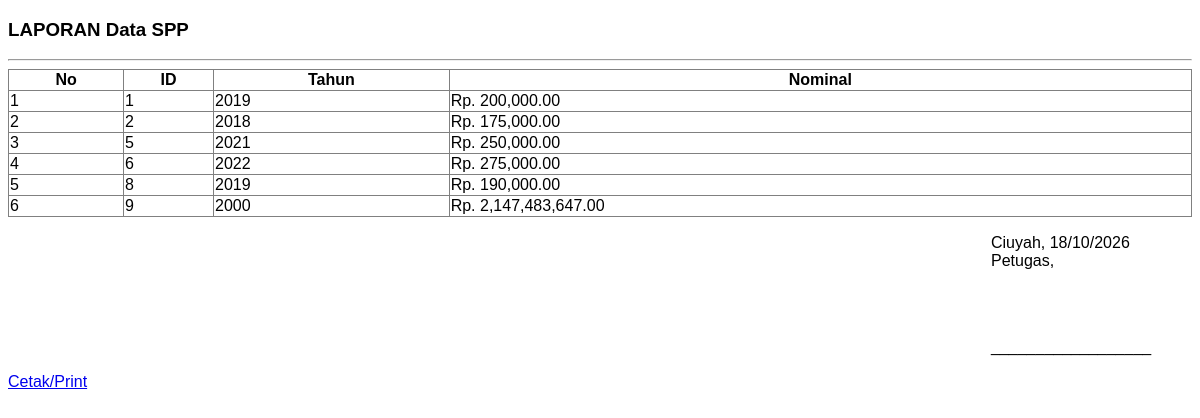
The page /app/admin/laporan_data_spp.php (signed in) on the database its author committed.
### tables this page shows
CREATE TABLE `tb_spp` (
  `id_spp` int(11) NOT NULL,
  `tahun` int(11) NOT NULL,
  `nominal` int(11) NOT NULL
);

### app/admin/laporan_data_spp.php (the view, shortened to what this page needs)
<?php
if (isset($_SESSION['login'])) {
    include "../inc/koneksi.php";
    ?>
    <!DOCTYPE html>
    <html lang="en">
    <head>
    </head>
    <body>
        <h3>LAPORAN Data SPP</h3>
        <hr>
        <table width="100%" border="1" cellspacing="0" cellpading="4">
            <tr>
                <th>No</th>
                <th>ID</th>
                <th>Tahun</th>
                <th>Nominal</th>
            </tr>
            <?php
                $sqlSPP = mysqli_query($konek, "SELECT * FROM tb_spp ORDER BY id_spp ASC");
                $no=1;
                while ($d=mysqli_fetch_array($sqlSPP)) {
                    echo "<tr>
                        <td>$no</td>
                        <td>$d[id_spp]</td>
                        <td>$d[tahun]</td>
                        <td>";
                        echo "Rp. ";
                        echo number_format($d['nominal'], 2);
                        echo "</td> </tr>";
                $no++;
                }
            ?>
        </table>
        <table width="100%">
            <tr>
                <td></td>
                <td width="200px">
                    <p>Ciuyah, <?php echo date('d/m/Y'); ?><br>
                    Petugas,</p>
                    <br>
                    <br>
                    <p>__________________</p>
                </td>
            </tr>
        </table>
        <a href="#" class="no-print" onclick="window.print();">Cetak/Print</a>
    </body>
    </html>
    <?php
}else {
    header('location:login.php');
}
?>

### app/admin/laporan_data_spp.php (style rules this page uses)
body { font-family: Arial; background-image: url(../assets/img/bg-1.jpeg); background-size: cover; }
table { border-collapse: collapse; }

### rows shown on the page
tb_spp: id_spp "1", tahun "2019", nominal "200,000.00"
tb_spp: id_spp "2", tahun "2018", nominal "175,000.00"
tb_spp: id_spp "5", tahun "2021", nominal "250,000.00"
tb_spp: id_spp "6", tahun "2022", nominal "275,000.00"
tb_spp: id_spp "8", tahun "2019", nominal "190,000.00"
tb_spp: id_spp "9", tahun "2000", nominal "2,147,483,647.00"
